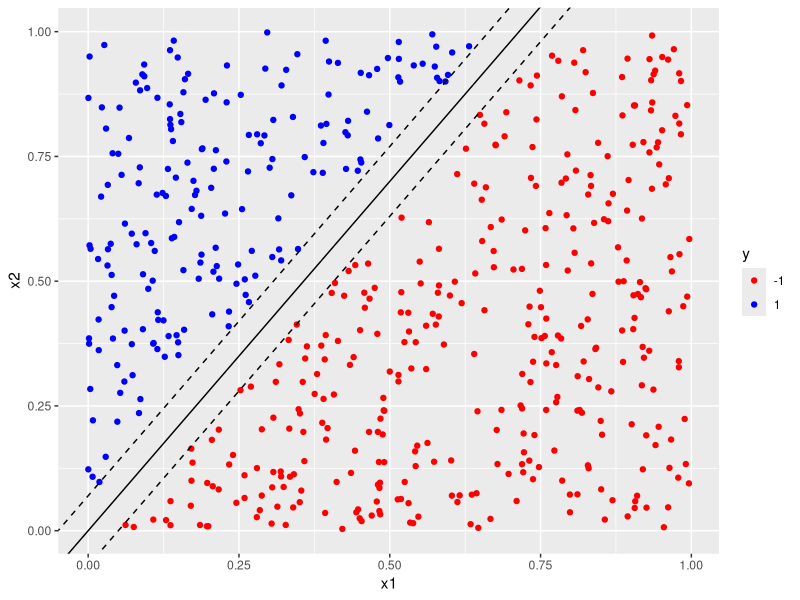
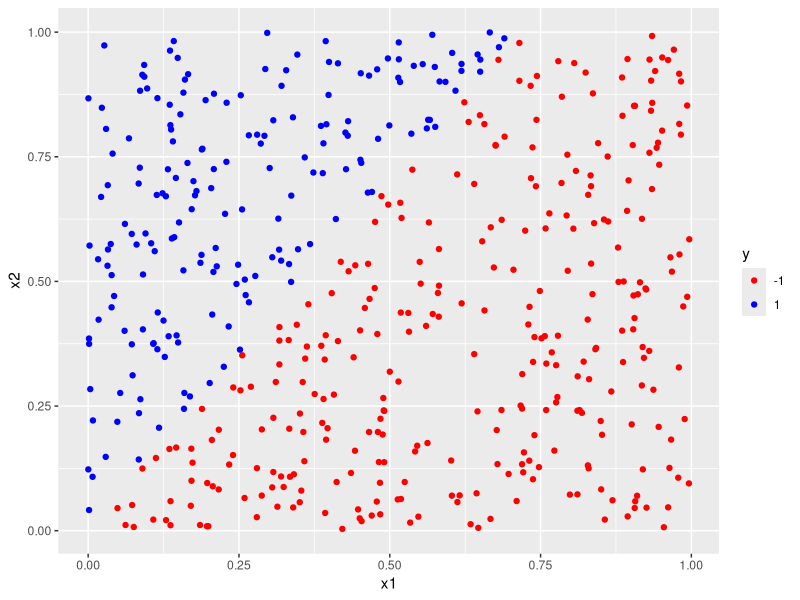
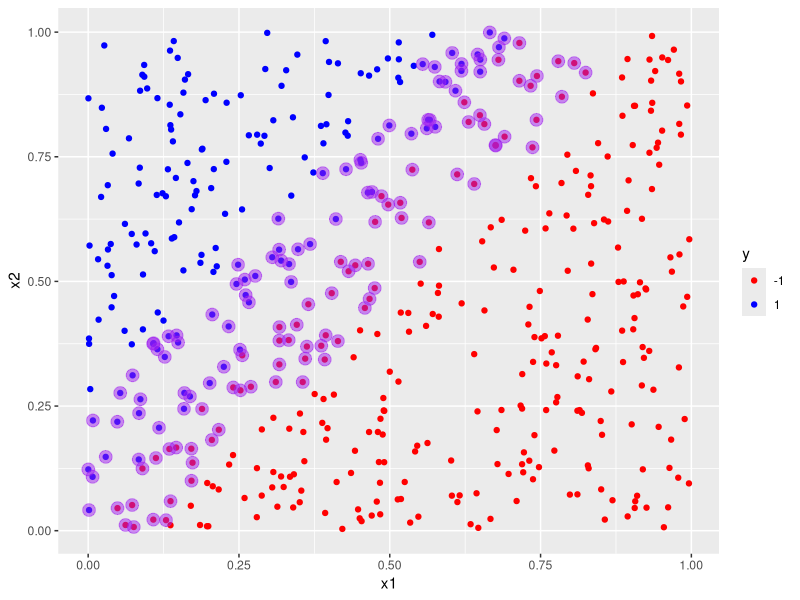
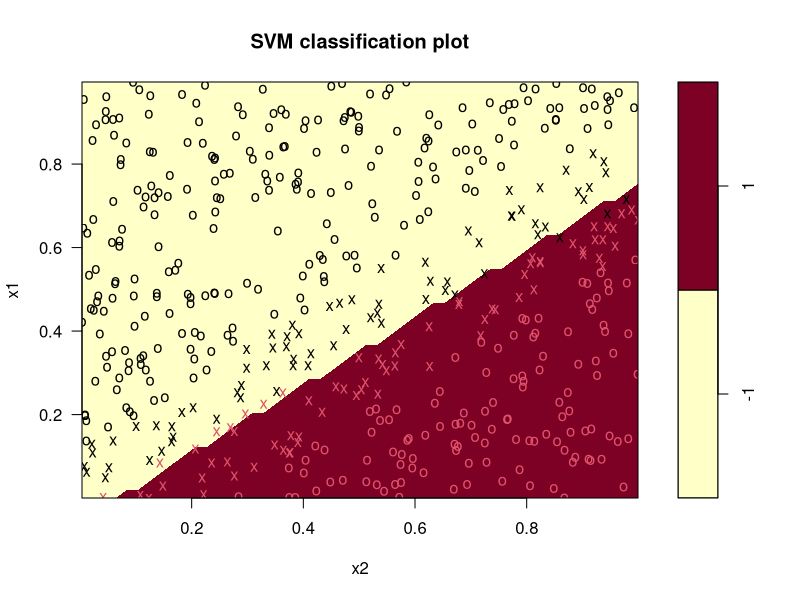
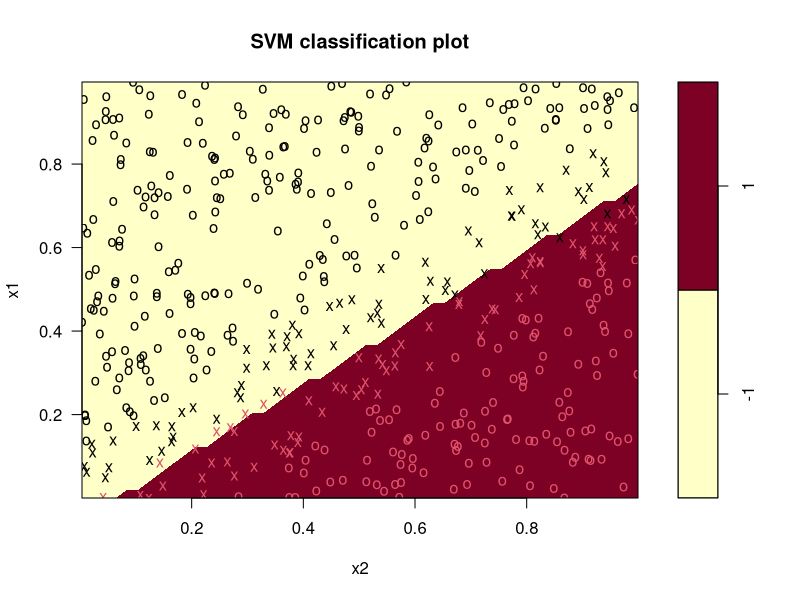
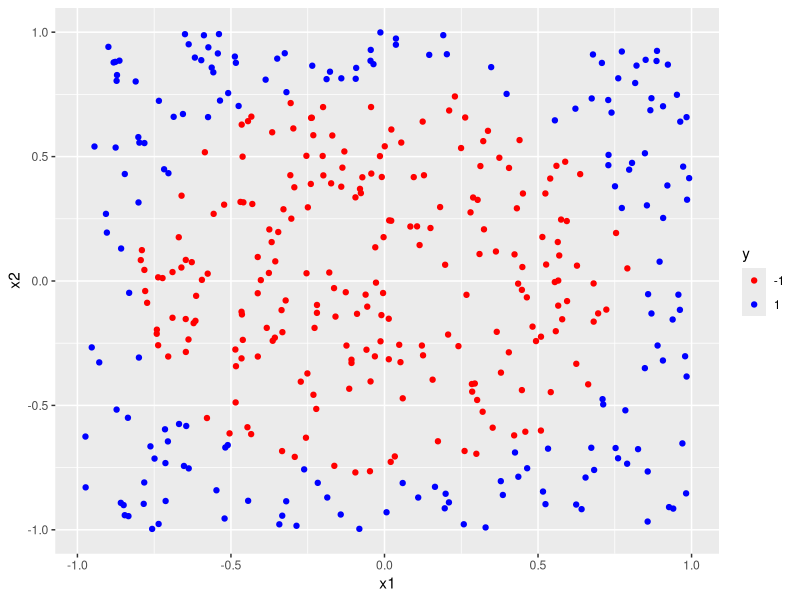
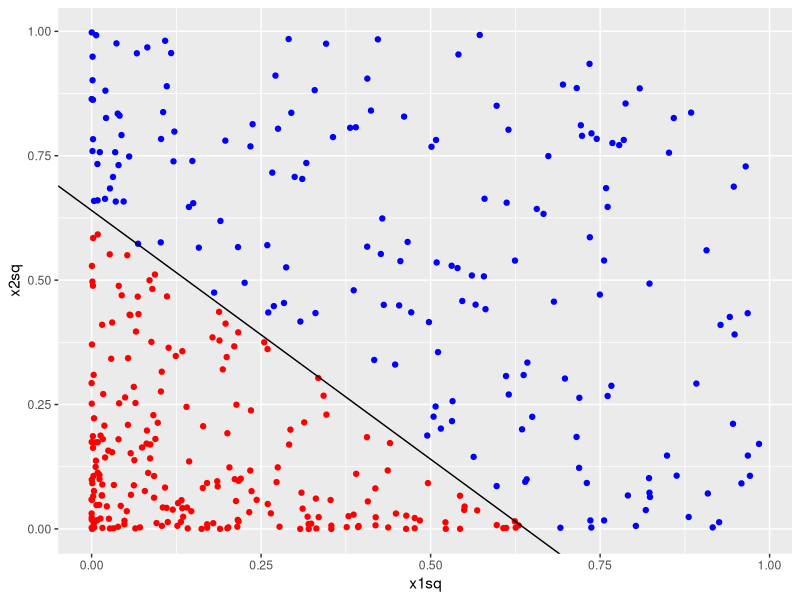
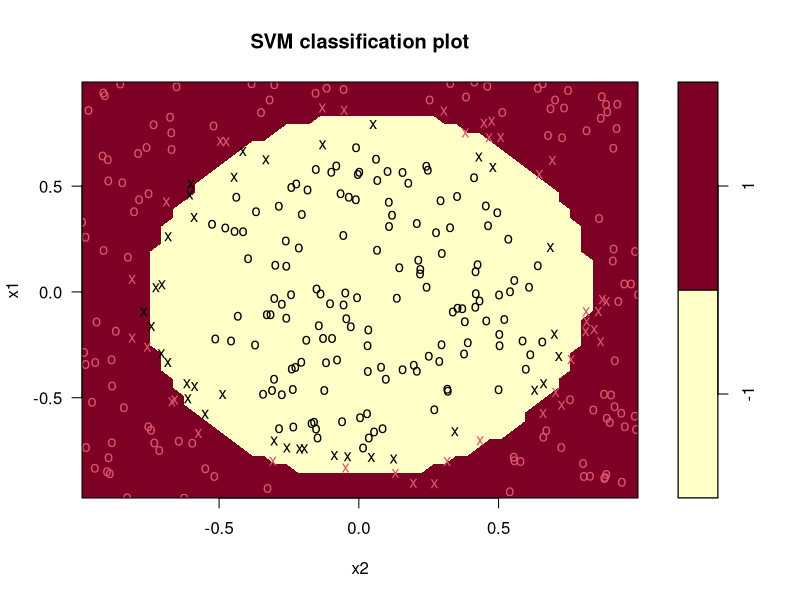

Reproduce these figures in R, in order.
## ---- chunk 1
library(tidyverse)
library(e1071)
## ---- chunk 2
#set seed
set.seed(42)

#set number of data points. 
n <- 600

#Generate data frame with two uniformly distributed predictors lying between 0 and 1.
df <- data.frame(x1 = runif(n), 
                 x2 = runif(n))
## ---- chunk 3
#classify data points depending on location
df$y <- factor(ifelse(df$x2 - 1.4*df$x1 < 0, -1, 1), 
    levels = c(-1, 1))


## ---- chunk 4
#set margin
delta <- 0.07

# retain only those points that lie outside the margin
df1 <- df[abs(1.4*df$x1 - df$x2) > delta, ]

#build plot
plot_margins <- ggplot(data = df1, aes(x = x1, y = x2, color = y)) + geom_point() + 
    scale_color_manual(values = c("red", "blue")) + 
    geom_abline(slope = 1.4, intercept = 0)+
    geom_abline(slope = 1.4, intercept = delta, linetype = "dashed") +
    geom_abline(slope = 1.4, intercept = -delta, linetype = "dashed")
 
#display plot 
plot_margins
## ---- chunk 5
#split train and test data in an 80/20 proportion
df[, "train"] <- ifelse(runif(nrow(df))<0.8, 1, 0)

#assign training rows to data frame trainset
trainset <- df[df$train == 1, ]
#assign test rows to data frame testset
testset <- df[df$train == 0, ]

#find index of "train" column
trainColNum <- grep("train", names(df))

#remove "train" column from train and test dataset
trainset <- trainset[, -trainColNum]
testset <- testset[, -trainColNum]


## ---- chunk 6
#build svm model, setting required parameters
svm_model<- svm(y ~ ., 
                data = trainset, 
                type = "C-classification", 
                kernel = "linear", 
                scale = FALSE)
## ---- chunk 7
#list components of model
names(svm_model)

#list values of the SV, index and rho
svm_model$SV
svm_model$index
svm_model$rho

#compute training accuracy
pred_train <- predict(svm_model, trainset)
mean(pred_train == trainset$y)

#compute test accuracy
pred_test <- predict(svm_model, testset)
mean(pred_test == testset$y)
## ---- chunk 8
#build scatter plot of training dataset
scatter_plot <- ggplot(data = trainset, aes(x = x1, y = x2, color = y)) + 
    geom_point() + 
    scale_color_manual(values = c("red", "blue"))
 scatter_plot
#add plot layer marking out the support vectors 
layered_plot <- 
    scatter_plot + geom_point(data = trainset[svm_model$index, ], aes(x = x1, y = x2), color = "purple", size = 4, alpha = 0.5)

#display plot
layered_plot
## ---- chunk 9

w=data.frame(x1=6.55241 , x2=-4.73278)

#calculate slope and intercept of decision boundary from weight vector and svm model
slope_1 <- -w[1]/w[2]
intercept_1 <- svm_model$rho/w[2]

#build scatter plot of training dataset
scatter_plot <- ggplot(data = trainset, aes(x = x1, y = x2, color = y)) + 
    geom_point() + scale_color_manual(values = c("red", "blue"))
#add decision boundary
plot_decision <- scatter_plot + geom_abline(slope = slope_1, intercept = intercept_1) 
#add margin boundaries
plot_margins <- plot_decision + 
 geom_abline(slope = slope_1, intercept = intercept_1 - 1/w[2], linetype = "dashed")+
 geom_abline(slope = slope_1, intercept = intercept_1 + 1/w[2], linetype = "dashed")
#display plot
#plot_margins
## ---- chunk 10
#build svm model
svm_model<- 
    svm(y ~ ., data = trainset, type = "C-classification", 
        kernel = "linear", scale = FALSE)

#plot decision boundaries and support vectors for the training data
plot(x = svm_model, data = trainset)
## ---- chunk 11
#build svm model, cost = 1
svm_model_1 <- svm(y ~ .,
                   data = trainset,
                   type = "C-classification",
                   cost = 1,
                   kernel = "linear",
                   scale = FALSE)

#print model details
svm_model_1


#build svm model, cost = 100
svm_model_100 <- svm(y ~ .,
                   data = trainset,
                   type = "C-classification",
                   cost = 100,
                   kernel = "linear",
                   scale = FALSE)

#print model details
svm_model_100
## ---- chunk 12
#add decision boundary and margins for cost = 1 to training data scatter plot

## ---- chunk 13
svm_model<- 
    svm(y ~ ., data = trainset, type = "C-classification", 
        kernel = "linear", scale = FALSE)

#compute training accuracy
pred_train <- predict(svm_model, trainset)
mean(pred_train == trainset$y)

#compute test accuracy
pred_test <- predict(svm_model, testset)
mean(pred_test == testset$y)

#plot
plot(svm_model, trainset)


## ---- chunk 14
#set number of variables and seed
n <- 400
set.seed(1)

#Generate data frame with two uniformly distributed predictors, x1 and x2
df <- data.frame(x1 = runif(n, min = -1, max = 1), 
                 x2 = runif(n, min = -1, max = 1))

#We want a circular boundary. Set boundary radius 
radius <- 0.8
radius_squared <- radius^2

#create dependent categorical variable, y, with value -1 or 1 depending on whether point lies
#within or outside the circle.
df$y <- factor(ifelse((df$x1)^2 + (df$x2)^2 < radius_squared, -1, 1), levels = c(-1, 1))
## ---- chunk 15
#build scatter plot, distinguish class by color
scatter_plot <- ggplot(data = df, aes(x = x1, y = x2, color = y)) + 
    geom_point() +
    scale_color_manual(values = c("red", "blue"))

#display plot
scatter_plot
## ---- chunk 16
#split train and test data in an 80/20 proportion
df[, "train"] <- ifelse(runif(nrow(df))<0.8, 1, 0)

#assign training rows to data frame trainset
trainset <- df[df$train == 1, ]
testset<- df[df$train == 0, ]
## ---- chunk 17
#default cost mode;
svm_model_1 <- svm(y ~ ., data = trainset, type = "C-classification", cost = 1, kernel = "linear")

#training accuracy
pred_train <- predict(svm_model_1, trainset)
mean(pred_train == trainset$y)

#test accuracy
pred_test <- predict(svm_model_1, testset)
mean(pred_test == testset$y)
## ---- chunk 18
# Print average accuracy and standard deviation
accuracy <- rep(NA, 100)
set.seed(2)

# Calculate accuracies for 100 training/test partitions
for (i in 1:100){
    df[, "train"] <- ifelse(runif(nrow(df)) < 0.8, 1, 0)
    trainset <- df[df$train == 1, ]
    testset <- df[df$train == 0, ]
    trainColNum <- grep("train", names(trainset))
    trainset <- trainset[, -trainColNum]
    testset <- testset[, -trainColNum]
    svm_model <- svm(y ~ ., data = trainset, type = "C-classification", kernel = "linear")
    pred_test <- predict(svm_model, testset)
    accuracy[i] <- mean(pred_test == testset$y)
}

# Print average accuracy and standard deviation
mean(accuracy)
sd(accuracy)
## ---- chunk 19
#transform data
df1 <- data.frame(x1sq = df$x1^2, x2sq = df$x2^2, y = df$y)

#plot data points in the transformed space
plot_transformed <- ggplot(data = df1, aes(x = x1sq, y = x2sq, color = y)) + 
    geom_point()+ guides(color = FALSE) + 
    scale_color_manual(values = c("red", "blue"))

#add decision boundary and visualize
plot_decision <- plot_transformed + geom_abline(slope = -1, intercept = 0.64)
plot_decision
## ---- chunk 20
svm_model<- 
    svm(y ~ ., data = trainset, type = "C-classification", 
        kernel = "polynomial", degree = 2)

#measure training and test accuracy
pred_train <- predict(svm_model, trainset)
mean(pred_train == trainset$y)
pred_test <- predict(svm_model, testset)
mean(pred_test == testset$y)

#plot
plot(svm_model, trainset)
## ---- chunk 21
#tune model
tune_out <- 
    tune.svm(x = trainset[, -3], y = trainset[, 3], 
             type = "C-classification", 
             kernel = "polynomial", degree = 2, cost = 10^(-1:2), 
             gamma = c(0.1, 1, 10), coef0 = c(0.1, 1, 10))

#list optimal values
tune_out$best.parameters$cost
tune_out$best.parameters$gamma
tune_out$best.parameters$coef0
## ---- chunk 22
#Build tuned model
svm_model <- svm(y~ ., data = trainset, type = "C-classification", 
                 kernel = "polynomial", degree = 2, 
                 cost = tune_out$best.parameters$cost, 
                 gamma = tune_out$best.parameters$gamma, 
                 coef0 = tune_out$best.parameters$coef0)

#Calculate training and test accuracies
pred_train <- predict(svm_model, trainset)
mean(pred_train == trainset$y)
pred_test <- predict(svm_model, testset)
mean(pred_test == testset$y)

#plot model
plot(svm_model, trainset)
## ---- chunk 23
v<-rnorm(500)
#v
mean(v)

rep(c(-1, 1),c(5,3))

## ---- chunk 24
set.seed(10111)
x = matrix(rnorm(40), 20, 2)
y = rep(c(-1, 1), c(10, 10))
x[y == 1,] = x[y == 1,] + 1
plot(x, col = y + 3, pch = 19)
## ---- chunk 25
library(e1071)
## ---- chunk 26
dat = data.frame(x, y = as.factor(y))

dat

svmfit = svm(y ~ ., data = dat, kernel = "linear", cost = 10, scale = FALSE)
print(svmfit)
## ---- chunk 27
plot(svmfit, dat)
## ---- chunk 28
library(tidyverse)
library(caret)
library(kernlab)
## ---- chunk 29
# Load the data
data("PimaIndiansDiabetes2", package = "mlbench")
pima.data <- na.omit(PimaIndiansDiabetes2)

# Split the data into training and test set
set.seed(123)

training.samples <- pima.data$diabetes %>%
  createDataPartition(p = 0.8, list = FALSE)

train.data  <- pima.data[training.samples, ]
test.data <- pima.data[-training.samples, ]
## ---- chunk 30
# Fit the model on the training set
set.seed(123)
model <- train(
  diabetes ~., data = train.data, method = "svmLinear",
  trControl = trainControl("cv", number = 10),
  preProcess = c("center","scale")
  )
# Make predictions on the test data
predicted.classes <- model %>% predict(test.data)
head(predicted.classes)
## ---- chunk 31
# Compute model accuracy rate
mean(predicted.classes == test.data$diabetes)
## ---- chunk 32
# Fit the model on the training set
set.seed(123)
model <- train(
  diabetes ~., data = train.data, method = "svmLinear",
  trControl = trainControl("cv", number = 10),
  tuneGrid = expand.grid(C = seq(0, 2, length = 20)),
  preProcess = c("center","scale")
  )
# Plot model accuracy vs different values of Cost
plot(model)
## ---- chunk 33
# Print the best tuning parameter C that
# maximizes model accuracy
model$bestTune
